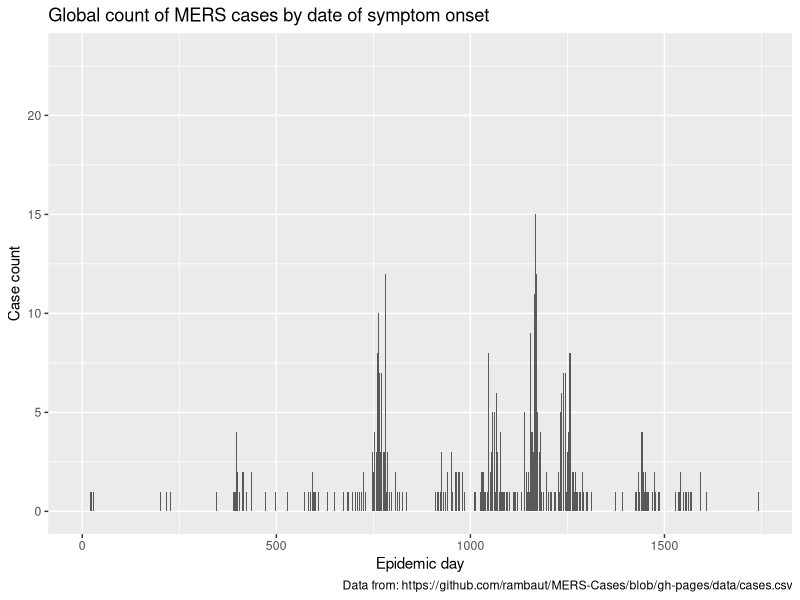
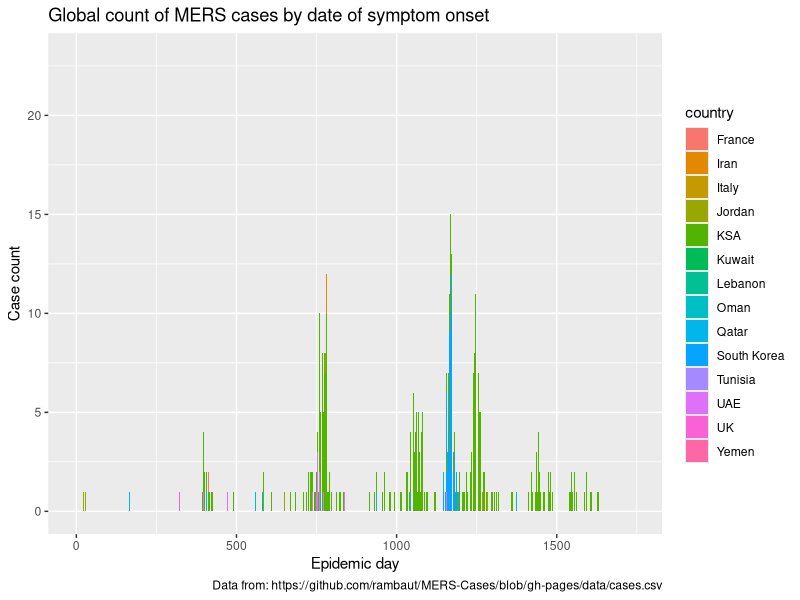
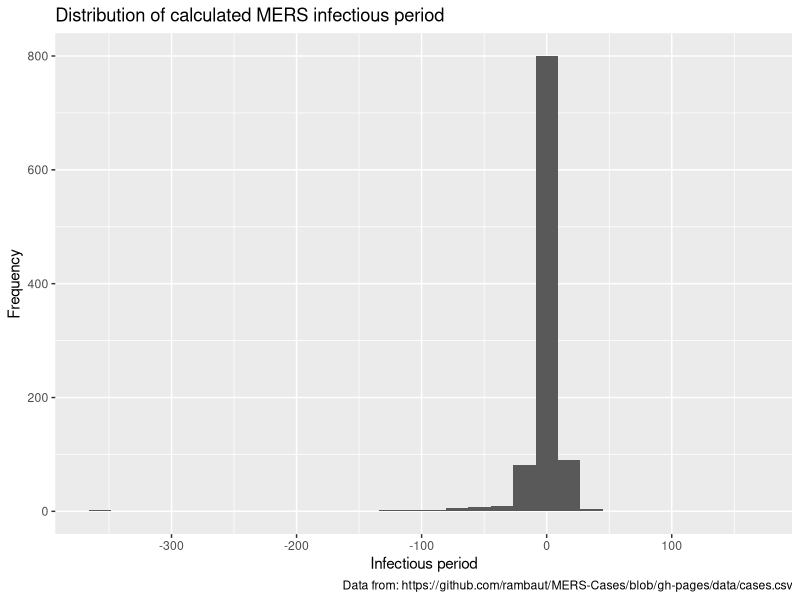
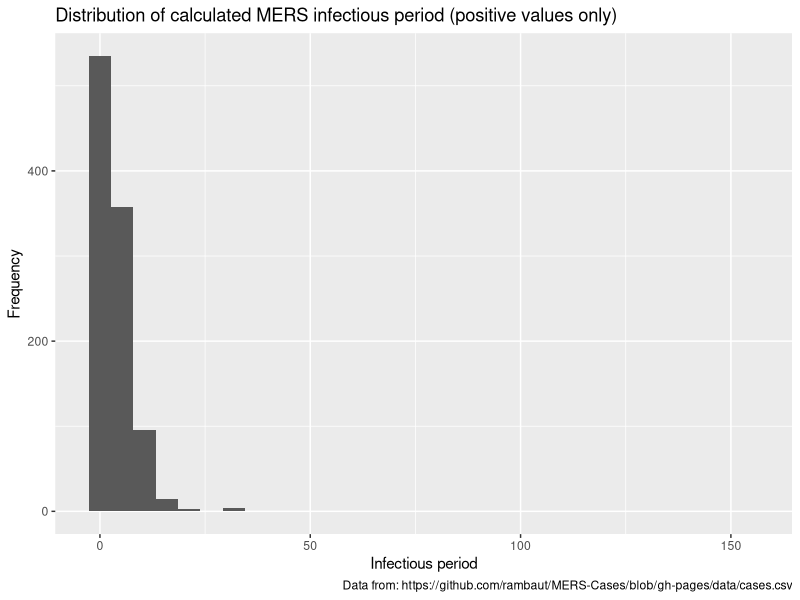
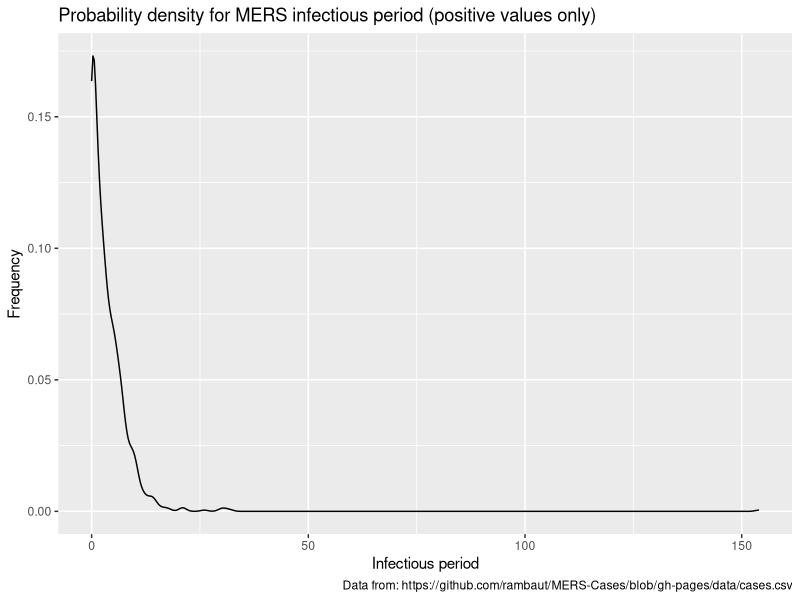
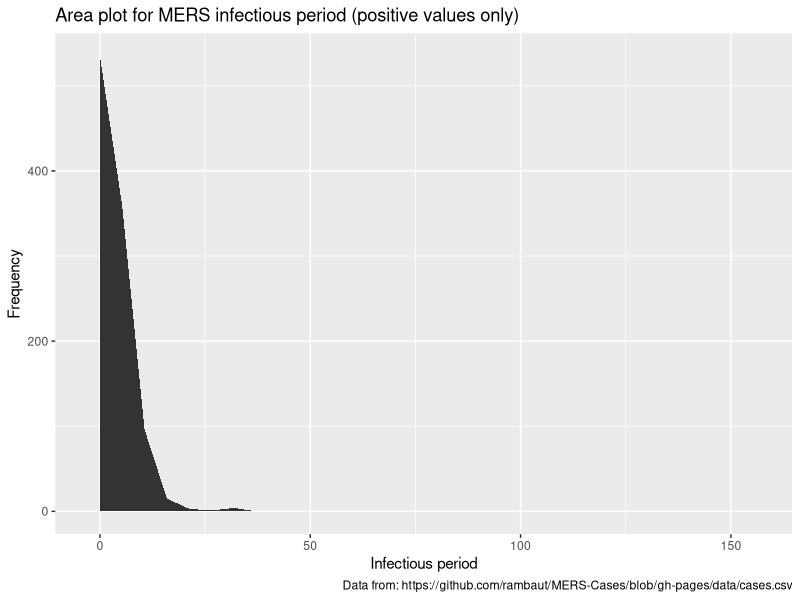
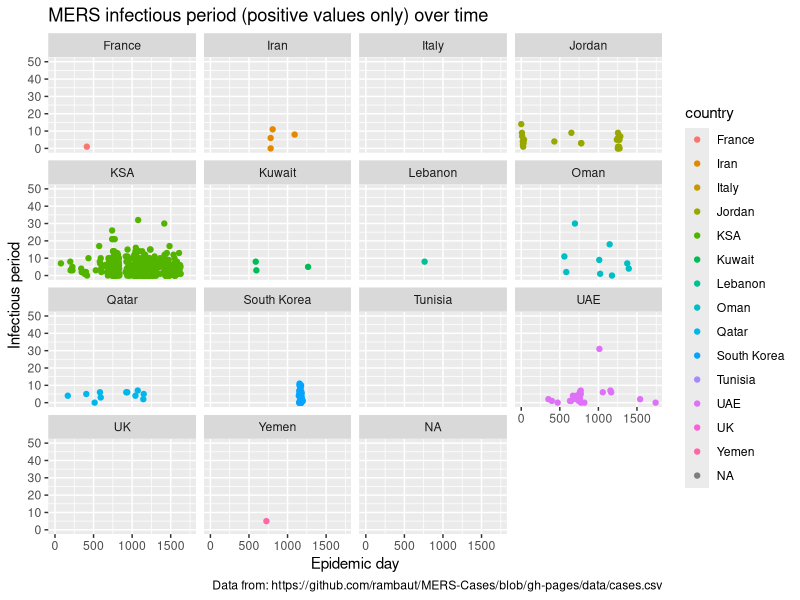
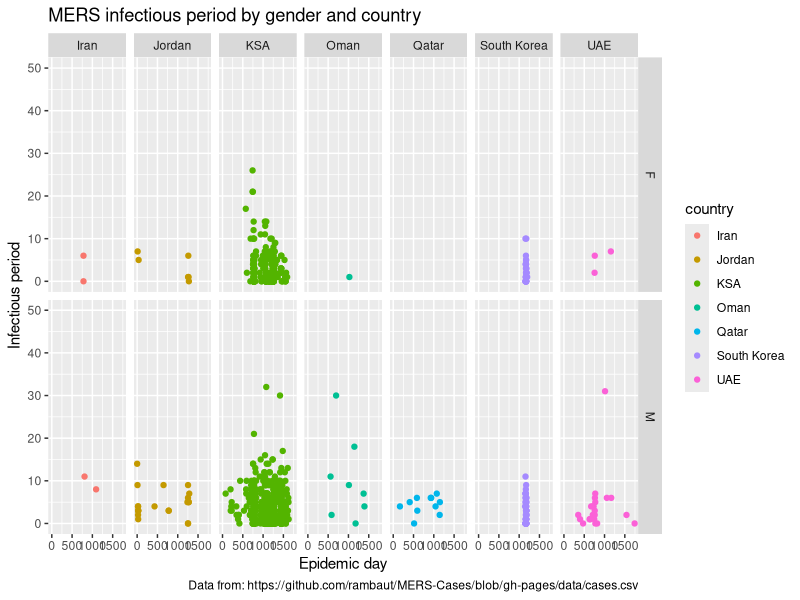

These figures' R source, in order:
## ---- chunk 1
knitr::opts_chunk$set(echo = TRUE, message=FALSE, warning=FALSE)
## ---- chunk 2
mers <- read.csv('cases.csv')
## ---- chunk 3
head(mers)
class(mers$onset)
## ---- chunk 4
mers$hospitalized[890] <- c('2015-02-20')
mers <- mers[-471,]

library(lubridate)
mers$onset2 <- ymd(mers$onset)
mers$hospitalized2 <- ymd(mers$hospitalized)
class(mers$onset2)
## ---- chunk 5
day0 <- min(na.omit(mers$onset2))
## ---- chunk 6
mers$epi.day <- as.numeric(mers$onset2 - day0)
## ---- chunk 7
library(ggplot2)
## ---- chunk 8
ggplot(data=mers) + 
  geom_bar(mapping=aes(x=epi.day)) +
  labs(x='Epidemic day', y='Case count', title='Global count of MERS cases by date of symptom onset',
       caption="Data from: https://github.com/rambaut/MERS-Cases/blob/gh-pages/data/cases.csv")
## ---- chunk 9
ggplot(data=mers) + 
  geom_bar(mapping=aes(x=epi.day, fill=country)) +
  labs(x='Epidemic day', y='Case count', title='Global count of MERS cases by date of symptom onset',
       caption="Data from: https://github.com/rambaut/MERS-Cases/blob/gh-pages/data/cases.csv")
## ---- chunk 10
mers$infectious.period <- mers$hospitalized2-mers$onset2    # calculate "raw" infectious period
class(mers$infectious.period)           # these data are class "difftime"
mers$infectious.period <- as.numeric(mers$infectious.period, units = "days") # convert to days
ggplot(data=mers) +
  geom_histogram(aes(x=infectious.period)) + 
  labs(x='Infectious period', y='Frequency', title='Distribution of calculated MERS infectious period',
       caption="Data from: https://github.com/rambaut/MERS-Cases/blob/gh-pages/data/cases.csv")
## ---- chunk 11
mers$infectious.period2 <- ifelse(mers$infectious.period<0,0,mers$infectious.period)
ggplot(data=mers) +
  geom_histogram(aes(x=infectious.period2)) + 
  labs(x='Infectious period', y='Frequency',
       title='Distribution of calculated MERS infectious period (positive values only)', caption="Data from: https://github.com/rambaut/MERS-Cases/blob/gh-pages/data/cases.csv")
## ---- chunk 12
ggplot(data=mers) + 
  geom_density(mapping=aes(x=infectious.period2)) + 
  labs(x='Infectious period', y='Frequency',
       title='Probability density for MERS infectious period (positive values only)', caption="Data from: https://github.com/rambaut/MERS-Cases/blob/gh-pages/data/cases.csv")
## ---- chunk 13
ggplot(data=mers) + 
  geom_area(stat='bin', mapping=aes(x=infectious.period2)) +
  labs(x='Infectious period', y='Frequency',
       title='Area plot for MERS infectious period (positive values only)', caption="Data from: https://github.com/rambaut/MERS-Cases/blob/gh-pages/data/cases.csv")
## ---- chunk 14
ggplot(data=mers, mapping=aes(x=epi.day, y=infectious.period2)) + 
  geom_point(mapping = aes(color=country)) +
  facet_wrap(~ country) + 
  scale_y_continuous(limits = c(0, 50)) +
   labs(x='Epidemic day', y='Infectious period',
       title='MERS infectious period (positive values only) over time', caption="Data from: https://github.com/rambaut/MERS-Cases/blob/gh-pages/data/cases.csv")
## ---- chunk 15
ggplot(data=subset(mers, gender %in% c('M', 'F') & country %in% c('KSA', 'Oman', 'Iran', 'Jordan', 'Qatar', 'South Korea','UAE')), mapping=aes(x=epi.day, y=infectious.period2)) + 
  geom_point(mapping = aes(color=country)) +
  facet_grid(gender ~ country) + 
  scale_y_continuous(limits = c(0, 50)) +
   labs(x='Epidemic day', y='Infectious period',
       title='MERS infectious period by gender and country', caption="Data from: https://github.com/rambaut/MERS-Cases/blob/gh-pages/data/cases.csv")
